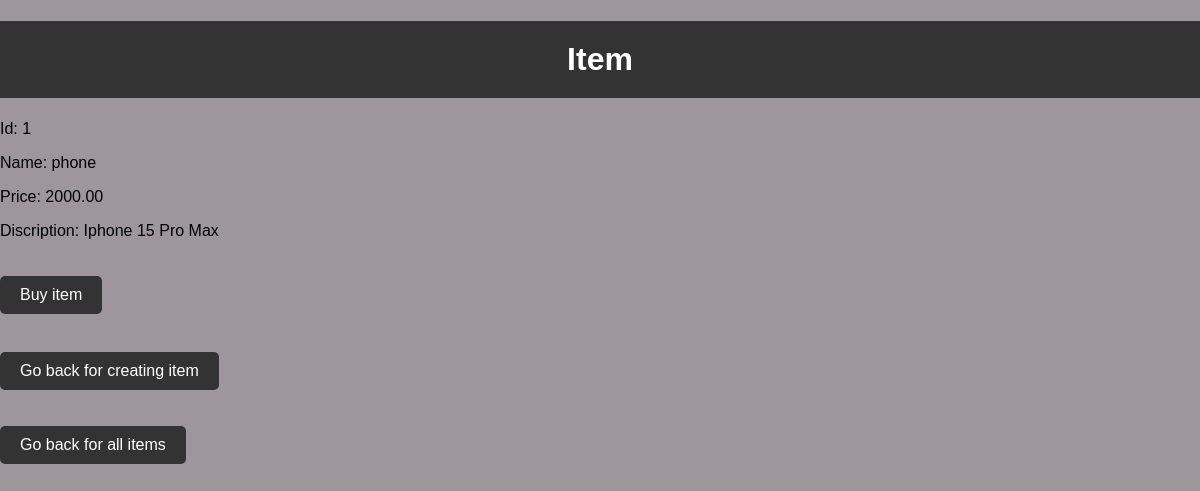
Page /item/1 on the committed database.
### shopapp/models.py (models this page shows, shortened)
class Item(models.Model):
    name = models.CharField(max_length=30)
    price = models.DecimalField(default=0, max_digits=8, decimal_places=2)
    descriptions = models.TextField(null=False, blank=True)

### shopapp/views.py (the view)
# urls.py: path('item/<int:pk>', ItemDetailsView.as_view(), name="item_details"),
class ItemDetailsView(DetailView):
    template_name='shopapp/product_details.html'
    model = Item
    context_object_name = "item"

### templates/shopapp/product_details.html (shortened to what this page needs)
<!DOCTYPE html>
<html lang="en">
<head>
    {% load static %}
    <link rel="stylesheet" href="{% static 'css/product_details.css' %}">
</head>
<body>
    <h1>Item</h1>
    <p>Id: {{ item.id }}</p>
    <p>Name: {{ item.name }}</p>
    <p>Price: {{ item.price }}</p>
    <p>Discription: {{ item.descriptions }}</p>
    <a href="{% url 'buy_item' id=item.id %}">
        Buy item
    </a>
    <br>
    <br>
    <a href="{% url 'create_item' %}">
        Go back for creating item
    </a>
    <br>
    <p>
        <a href="{% url 'main' %}">
            Go back for all items
        </a>
    </p>
</body>
</html>

### static/css/product_details.css (style rules this page uses)
body { margin: 0; padding: 0; font-family: Arial, sans-serif; background-color: #9d969a; }
h1 { text-align: center; background-color: #333; color: #fff; padding: 20px; }
a { display: inline-block; margin-top: 20px; padding: 10px 20px; background-color: #333; color: #fff; text-decoration: none; border-radius: 5px; transition: background-color 0.3s; }

### rows in the picture
Item: id "1", name "phone", price "2000.00", descriptions "Iphone 15 Pro Max"
